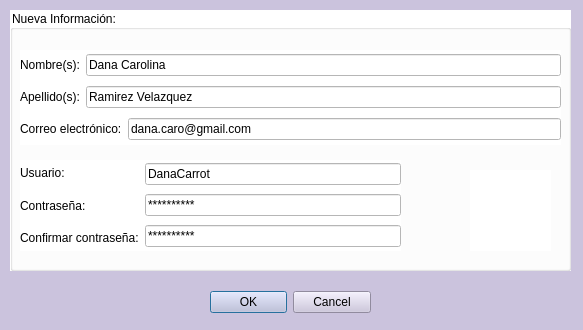
<?xml version="1.0" encoding="UTF-8"?>
<ui version="4.0">
 <class>EditarUsuario</class>
 <widget class="QDialog" name="EditarUsuario">
  <property name="geometry">
   <rect>
    <x>0</x>
    <y>0</y>
    <width>583</width>
    <height>330</height>
   </rect>
  </property>
  <property name="windowTitle">
   <string>Dialog</string>
  </property>
  <property name="styleSheet">
   <string notr="true">background-color: rgb(203, 195, 221);</string>
  </property>
  <widget class="QGroupBox" name="groupBox">
   <property name="geometry">
    <rect>
     <x>10</x>
     <y>10</y>
     <width>561</width>
     <height>261</height>
    </rect>
   </property>
   <property name="styleSheet">
    <string notr="true">background-color: rgb(255, 255, 255);</string>
   </property>
   <property name="title">
    <string>Nueva Información:</string>
   </property>
   <widget class="QLabel" name="label_22">
    <property name="geometry">
     <rect>
      <x>460</x>
      <y>160</y>
      <width>81</width>
      <height>81</height>
     </rect>
    </property>
    <property name="text">
     <string/>
    </property>
    <property name="pixmap">
     <pixmap>../Pictures/turr.png</pixmap>
    </property>
   </widget>
   <widget class="QWidget" name="layoutWidget">
    <property name="geometry">
     <rect>
      <x>10</x>
      <y>150</y>
      <width>381</width>
      <height>91</height>
     </rect>
    </property>
    <layout class="QHBoxLayout" name="horizontalLayout_3">
     <item>
      <layout class="QVBoxLayout" name="verticalLayout">
       <item>
        <widget class="QLabel" name="label_3">
         <property name="text">
          <string>Usuario:</string>
         </property>
        </widget>
       </item>
       <item>
        <widget class="QLabel" name="label_12">
         <property name="text">
          <string>Contraseña:</string>
         </property>
        </widget>
       </item>
       <item>
        <widget class="QLabel" name="label_13">
         <property name="text">
          <string>Confirmar contraseña:</string>
         </property>
        </widget>
       </item>
      </layout>
     </item>
     <item>
      <layout class="QVBoxLayout" name="verticalLayout_2">
       <item>
        <widget class="QLineEdit" name="lineEdit_usuario_2">
         <property name="text">
          <string>DanaCarrot</string>
         </property>
        </widget>
       </item>
       <item>
        <widget class="QLineEdit" name="lineEdit_password_3">
         <property name="text">
          <string>**********</string>
         </property>
        </widget>
       </item>
       <item>
        <widget class="QLineEdit" name="lineEdit_password_2">
         <property name="text">
          <string>**********</string>
         </property>
        </widget>
       </item>
      </layout>
     </item>
    </layout>
   </widget>
   <widget class="QWidget" name="layoutWidget">
    <property name="geometry">
     <rect>
      <x>10</x>
      <y>40</y>
      <width>541</width>
      <height>95</height>
     </rect>
    </property>
    <layout class="QVBoxLayout" name="verticalLayout_3">
     <item>
      <layout class="QHBoxLayout" name="horizontalLayout_4">
       <item>
        <widget class="QLabel" name="label_5">
         <property name="text">
          <string>Nombre(s):</string>
         </property>
        </widget>
       </item>
       <item>
        <widget class="QLineEdit" name="lineEdit_nombres_2">
         <property name="text">
          <string>Dana Carolina</string>
         </property>
        </widget>
       </item>
      </layout>
     </item>
     <item>
      <layout class="QHBoxLayout" name="horizontalLayout_10">
       <item>
        <widget class="QLabel" name="label_6">
         <property name="text">
          <string>Apellido(s):</string>
         </property>
        </widget>
       </item>
       <item>
        <widget class="QLineEdit" name="lineEdit_apellidos_2">
         <property name="text">
          <string>Ramirez Velazquez</string>
         </property>
        </widget>
       </item>
      </layout>
     </item>
     <item>
      <layout class="QHBoxLayout" name="horizontalLayout_8">
       <item>
        <widget class="QLabel" name="label_11">
         <property name="text">
          <string>Correo electrónico:</string>
         </property>
        </widget>
       </item>
       <item>
        <widget class="QLineEdit" name="lineEdit_correo_2">
         <property name="text">
          <string>dana.caro@gmail.com</string>
         </property>
        </widget>
       </item>
      </layout>
     </item>
    </layout>
   </widget>
  </widget>
  <widget class="QDialogButtonBox" name="buttonBox">
   <property name="geometry">
    <rect>
     <x>210</x>
     <y>290</y>
     <width>161</width>
     <height>25</height>
    </rect>
   </property>
   <property name="standardButtons">
    <set>QDialogButtonBox::Cancel|QDialogButtonBox::Ok</set>
   </property>
  </widget>
 </widget>
 <resources/>
 <connections/>
</ui>
